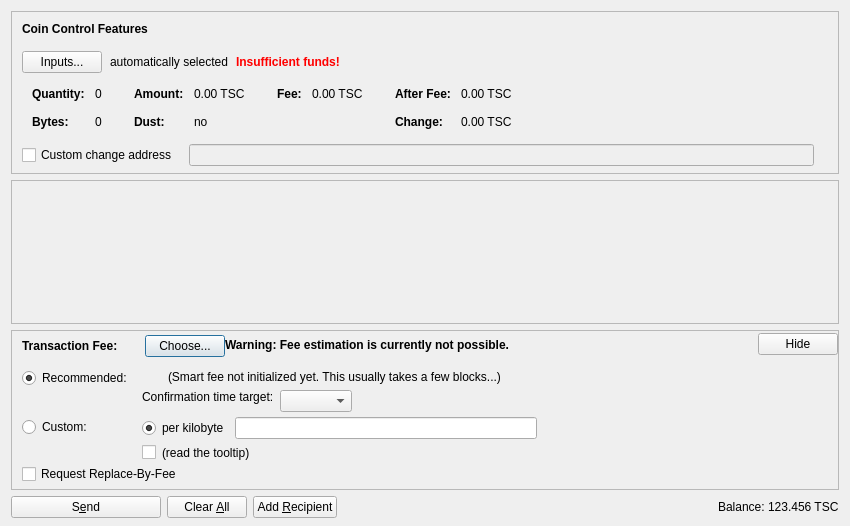
<?xml version="1.0" encoding="UTF-8"?>
<ui version="4.0">
 <class>SendCoinsDialog</class>
 <widget class="QDialog" name="SendCoinsDialog">
  <property name="geometry">
   <rect>
    <x>0</x>
    <y>0</y>
    <width>850</width>
    <height>526</height>
   </rect>
  </property>
  <property name="windowTitle">
   <string>Send Coins</string>
  </property>
  <layout class="QVBoxLayout" name="verticalLayout" stretch="0,1,0,0">
   <property name="bottomMargin">
    <number>8</number>
   </property>
   <item>
    <widget class="QFrame" name="frameCoinControl">
     <property name="sizePolicy">
      <sizepolicy hsizetype="Expanding" vsizetype="Expanding">
       <horstretch>0</horstretch>
       <verstretch>0</verstretch>
      </sizepolicy>
     </property>
     <property name="maximumSize">
      <size>
       <width>16777215</width>
       <height>16777215</height>
      </size>
     </property>
     <property name="frameShape">
      <enum>QFrame::StyledPanel</enum>
     </property>
     <property name="frameShadow">
      <enum>QFrame::Sunken</enum>
     </property>
     <layout class="QVBoxLayout" name="verticalLayoutCoinControl2">
      <property name="spacing">
       <number>0</number>
      </property>
      <property name="leftMargin">
       <number>0</number>
      </property>
      <property name="topMargin">
       <number>0</number>
      </property>
      <property name="rightMargin">
       <number>0</number>
      </property>
      <property name="bottomMargin">
       <number>6</number>
      </property>
      <item>
       <layout class="QVBoxLayout" name="verticalLayoutCoinControl" stretch="0,0,0,0,1">
        <property name="spacing">
         <number>0</number>
        </property>
        <property name="leftMargin">
         <number>10</number>
        </property>
        <property name="topMargin">
         <number>10</number>
        </property>
        <item>
         <layout class="QHBoxLayout" name="horizontalLayoutCoinControl1">
          <property name="bottomMargin">
           <number>15</number>
          </property>
          <item>
           <widget class="QLabel" name="labelCoinControlFeatures">
            <property name="sizePolicy">
             <sizepolicy hsizetype="Preferred" vsizetype="Maximum">
              <horstretch>0</horstretch>
              <verstretch>0</verstretch>
             </sizepolicy>
            </property>
            <property name="font">
             <font>
              <weight>75</weight>
              <bold>true</bold>
             </font>
            </property>
            <property name="styleSheet">
             <string notr="true">font-weight:bold;</string>
            </property>
            <property name="text">
             <string>Coin Control Features</string>
            </property>
           </widget>
          </item>
         </layout>
        </item>
        <item>
         <layout class="QHBoxLayout" name="horizontalLayoutCoinControl2" stretch="0,0,0,0">
          <property name="spacing">
           <number>8</number>
          </property>
          <property name="bottomMargin">
           <number>10</number>
          </property>
          <item>
           <widget class="QPushButton" name="pushButtonCoinControl">
            <property name="styleSheet">
             <string notr="true"/>
            </property>
            <property name="text">
             <string>Inputs...</string>
            </property>
            <property name="autoDefault">
             <bool>false</bool>
            </property>
           </widget>
          </item>
          <item>
           <widget class="QLabel" name="labelCoinControlAutomaticallySelected">
            <property name="text">
             <string>automatically selected</string>
            </property>
            <property name="margin">
             <number>5</number>
            </property>
           </widget>
          </item>
          <item>
           <widget class="QLabel" name="labelCoinControlInsuffFunds">
            <property name="font">
             <font>
              <weight>75</weight>
              <bold>true</bold>
             </font>
            </property>
            <property name="styleSheet">
             <string notr="true">color:red;font-weight:bold;</string>
            </property>
            <property name="text">
             <string>Insufficient funds!</string>
            </property>
            <property name="margin">
             <number>5</number>
            </property>
           </widget>
          </item>
          <item>
           <spacer name="horizontalSpacerCoinControl">
            <property name="orientation">
             <enum>Qt::Horizontal</enum>
            </property>
            <property name="sizeHint" stdset="0">
             <size>
              <width>40</width>
              <height>1</height>
             </size>
            </property>
           </spacer>
          </item>
         </layout>
        </item>
        <item>
         <widget class="QWidget" name="widgetCoinControl" native="true">
          <property name="sizePolicy">
           <sizepolicy hsizetype="Preferred" vsizetype="Preferred">
            <horstretch>0</horstretch>
            <verstretch>0</verstretch>
           </sizepolicy>
          </property>
          <property name="minimumSize">
           <size>
            <width>0</width>
            <height>0</height>
           </size>
          </property>
          <property name="styleSheet">
           <string notr="true"/>
          </property>
          <layout class="QHBoxLayout" name="horizontalLayoutCoinControl5">
           <property name="leftMargin">
            <number>0</number>
           </property>
           <property name="topMargin">
            <number>0</number>
           </property>
           <property name="rightMargin">
            <number>0</number>
           </property>
           <property name="bottomMargin">
            <number>0</number>
           </property>
           <item>
            <layout class="QHBoxLayout" name="horizontalLayoutCoinControl3" stretch="0,0,0,1">
             <property name="spacing">
              <number>20</number>
             </property>
             <property name="topMargin">
              <number>0</number>
             </property>
             <property name="bottomMargin">
              <number>10</number>
             </property>
             <item>
              <layout class="QFormLayout" name="formLayoutCoinControl1">
               <property name="horizontalSpacing">
                <number>10</number>
               </property>
               <property name="verticalSpacing">
                <number>14</number>
               </property>
               <property name="leftMargin">
                <number>10</number>
               </property>
               <property name="topMargin">
                <number>4</number>
               </property>
               <property name="rightMargin">
                <number>6</number>
               </property>
               <item row="0" column="0">
                <widget class="QLabel" name="labelCoinControlQuantityText">
                 <property name="font">
                  <font>
                   <weight>75</weight>
                   <bold>true</bold>
                  </font>
                 </property>
                 <property name="text">
                  <string>Quantity:</string>
                 </property>
                 <property name="margin">
                  <number>0</number>
                 </property>
                </widget>
               </item>
               <item row="0" column="1">
                <widget class="QLabel" name="labelCoinControlQuantity">
                 <property name="cursor">
                  <cursorShape>IBeamCursor</cursorShape>
                 </property>
                 <property name="contextMenuPolicy">
                  <enum>Qt::ActionsContextMenu</enum>
                 </property>
                 <property name="text">
                  <string notr="true">0</string>
                 </property>
                 <property name="margin">
                  <number>0</number>
                 </property>
                 <property name="textInteractionFlags">
                  <set>Qt::LinksAccessibleByMouse|Qt::TextSelectableByKeyboard|Qt::TextSelectableByMouse</set>
                 </property>
                </widget>
               </item>
               <item row="1" column="0">
                <widget class="QLabel" name="labelCoinControlBytesText">
                 <property name="font">
                  <font>
                   <weight>75</weight>
                   <bold>true</bold>
                  </font>
                 </property>
                 <property name="text">
                  <string>Bytes:</string>
                 </property>
                </widget>
               </item>
               <item row="1" column="1">
                <widget class="QLabel" name="labelCoinControlBytes">
                 <property name="cursor">
                  <cursorShape>IBeamCursor</cursorShape>
                 </property>
                 <property name="contextMenuPolicy">
                  <enum>Qt::ActionsContextMenu</enum>
                 </property>
                 <property name="text">
                  <string notr="true">0</string>
                 </property>
                 <property name="textInteractionFlags">
                  <set>Qt::LinksAccessibleByMouse|Qt::TextSelectableByKeyboard|Qt::TextSelectableByMouse</set>
                 </property>
                </widget>
               </item>
              </layout>
             </item>
             <item>
              <layout class="QFormLayout" name="formLayoutCoinControl2">
               <property name="horizontalSpacing">
                <number>10</number>
               </property>
               <property name="verticalSpacing">
                <number>14</number>
               </property>
               <property name="leftMargin">
                <number>6</number>
               </property>
               <property name="topMargin">
                <number>4</number>
               </property>
               <property name="rightMargin">
                <number>6</number>
               </property>
               <item row="0" column="0">
                <widget class="QLabel" name="labelCoinControlAmountText">
                 <property name="font">
                  <font>
                   <weight>75</weight>
                   <bold>true</bold>
                  </font>
                 </property>
                 <property name="text">
                  <string>Amount:</string>
                 </property>
                 <property name="margin">
                  <number>0</number>
                 </property>
                </widget>
               </item>
               <item row="0" column="1">
                <widget class="QLabel" name="labelCoinControlAmount">
                 <property name="cursor">
                  <cursorShape>IBeamCursor</cursorShape>
                 </property>
                 <property name="contextMenuPolicy">
                  <enum>Qt::ActionsContextMenu</enum>
                 </property>
                 <property name="text">
                  <string notr="true">0.00 TSC</string>
                 </property>
                 <property name="textInteractionFlags">
                  <set>Qt::LinksAccessibleByMouse|Qt::TextSelectableByKeyboard|Qt::TextSelectableByMouse</set>
                 </property>
                </widget>
               </item>
               <item row="1" column="0">
                <widget class="QLabel" name="labelCoinControlLowOutputText">
                 <property name="font">
                  <font>
                   <weight>75</weight>
                   <bold>true</bold>
                  </font>
                 </property>
                 <property name="text">
                  <string>Dust:</string>
                 </property>
                </widget>
               </item>
               <item row="1" column="1">
                <widget class="QLabel" name="labelCoinControlLowOutput">
                 <property name="cursor">
                  <cursorShape>IBeamCursor</cursorShape>
                 </property>
                 <property name="contextMenuPolicy">
                  <enum>Qt::ActionsContextMenu</enum>
                 </property>
                 <property name="text">
                  <string notr="true">no</string>
                 </property>
                 <property name="textInteractionFlags">
                  <set>Qt::LinksAccessibleByMouse|Qt::TextSelectableByKeyboard|Qt::TextSelectableByMouse</set>
                 </property>
                </widget>
               </item>
              </layout>
             </item>
             <item>
              <layout class="QFormLayout" name="formLayoutCoinControl3">
               <property name="horizontalSpacing">
                <number>10</number>
               </property>
               <property name="verticalSpacing">
                <number>14</number>
               </property>
               <property name="leftMargin">
                <number>6</number>
               </property>
               <property name="topMargin">
                <number>4</number>
               </property>
               <property name="rightMargin">
                <number>6</number>
               </property>
               <item row="0" column="0">
                <widget class="QLabel" name="labelCoinControlFeeText">
                 <property name="font">
                  <font>
                   <weight>75</weight>
                   <bold>true</bold>
                  </font>
                 </property>
                 <property name="text">
                  <string>Fee:</string>
                 </property>
                 <property name="margin">
                  <number>0</number>
                 </property>
                </widget>
               </item>
               <item row="0" column="1">
                <widget class="QLabel" name="labelCoinControlFee">
                 <property name="cursor">
                  <cursorShape>IBeamCursor</cursorShape>
                 </property>
                 <property name="contextMenuPolicy">
                  <enum>Qt::ActionsContextMenu</enum>
                 </property>
                 <property name="text">
                  <string notr="true">0.00 TSC</string>
                 </property>
                 <property name="textInteractionFlags">
                  <set>Qt::LinksAccessibleByMouse|Qt::TextSelectableByKeyboard|Qt::TextSelectableByMouse</set>
                 </property>
                </widget>
               </item>
              </layout>
             </item>
             <item>
              <layout class="QFormLayout" name="formLayoutCoinControl4">
               <property name="horizontalSpacing">
                <number>10</number>
               </property>
               <property name="verticalSpacing">
                <number>14</number>
               </property>
               <property name="leftMargin">
                <number>6</number>
               </property>
               <property name="topMargin">
                <number>4</number>
               </property>
               <property name="rightMargin">
                <number>6</number>
               </property>
               <item row="0" column="0">
                <widget class="QLabel" name="labelCoinControlAfterFeeText">
                 <property name="font">
                  <font>
                   <weight>75</weight>
                   <bold>true</bold>
                  </font>
                 </property>
                 <property name="text">
                  <string>After Fee:</string>
                 </property>
                 <property name="margin">
                  <number>0</number>
                 </property>
                </widget>
               </item>
               <item row="0" column="1">
                <widget class="QLabel" name="labelCoinControlAfterFee">
                 <property name="cursor">
                  <cursorShape>IBeamCursor</cursorShape>
                 </property>
                 <property name="contextMenuPolicy">
                  <enum>Qt::ActionsContextMenu</enum>
                 </property>
                 <property name="text">
                  <string notr="true">0.00 TSC</string>
                 </property>
                 <property name="textInteractionFlags">
                  <set>Qt::LinksAccessibleByMouse|Qt::TextSelectableByKeyboard|Qt::TextSelectableByMouse</set>
                 </property>
                </widget>
               </item>
               <item row="1" column="0">
                <widget class="QLabel" name="labelCoinControlChangeText">
                 <property name="font">
                  <font>
                   <weight>75</weight>
                   <bold>true</bold>
                  </font>
                 </property>
                 <property name="text">
                  <string>Change:</string>
                 </property>
                </widget>
               </item>
               <item row="1" column="1">
                <widget class="QLabel" name="labelCoinControlChange">
                 <property name="cursor">
                  <cursorShape>IBeamCursor</cursorShape>
                 </property>
                 <property name="contextMenuPolicy">
                  <enum>Qt::ActionsContextMenu</enum>
                 </property>
                 <property name="text">
                  <string notr="true">0.00 TSC</string>
                 </property>
                 <property name="textInteractionFlags">
                  <set>Qt::LinksAccessibleByMouse|Qt::TextSelectableByKeyboard|Qt::TextSelectableByMouse</set>
                 </property>
                </widget>
               </item>
              </layout>
             </item>
            </layout>
           </item>
          </layout>
         </widget>
        </item>
        <item>
         <layout class="QHBoxLayout" name="horizontalLayoutCoinControl4" stretch="0,0,0">
          <property name="spacing">
           <number>12</number>
          </property>
          <property name="sizeConstraint">
           <enum>QLayout::SetDefaultConstraint</enum>
          </property>
          <property name="topMargin">
           <number>5</number>
          </property>
          <property name="rightMargin">
           <number>5</number>
          </property>
          <item>
           <widget class="QCheckBox" name="checkBoxCoinControlChange">
            <property name="toolTip">
             <string>If this is activated, but the change address is empty or invalid, change will be sent to a newly generated address.</string>
            </property>
            <property name="text">
             <string>Custom change address</string>
            </property>
           </widget>
          </item>
          <item>
           <widget class="QValidatedLineEdit" name="lineEditCoinControlChange">
            <property name="enabled">
             <bool>false</bool>
            </property>
            <property name="sizePolicy">
             <sizepolicy hsizetype="Expanding" vsizetype="Fixed">
              <horstretch>0</horstretch>
              <verstretch>0</verstretch>
             </sizepolicy>
            </property>
           </widget>
          </item>
          <item>
           <widget class="QLabel" name="labelCoinControlChangeLabel">
            <property name="sizePolicy">
             <sizepolicy hsizetype="Preferred" vsizetype="Expanding">
              <horstretch>0</horstretch>
              <verstretch>0</verstretch>
             </sizepolicy>
            </property>
            <property name="minimumSize">
             <size>
              <width>0</width>
              <height>0</height>
             </size>
            </property>
            <property name="text">
             <string/>
            </property>
            <property name="margin">
             <number>3</number>
            </property>
           </widget>
          </item>
         </layout>
        </item>
        <item>
         <spacer name="verticalSpacerCoinControl">
          <property name="orientation">
           <enum>Qt::Vertical</enum>
          </property>
          <property name="sizeHint" stdset="0">
           <size>
            <width>800</width>
            <height>1</height>
           </size>
          </property>
         </spacer>
        </item>
       </layout>
      </item>
     </layout>
    </widget>
   </item>
   <item>
    <widget class="QScrollArea" name="scrollArea">
     <property name="widgetResizable">
      <bool>true</bool>
     </property>
     <widget class="QWidget" name="scrollAreaWidgetContents">
      <property name="geometry">
       <rect>
        <x>0</x>
        <y>0</y>
        <width>830</width>
        <height>104</height>
       </rect>
      </property>
      <layout class="QVBoxLayout" name="verticalLayout_2" stretch="0,1">
       <property name="leftMargin">
        <number>0</number>
       </property>
       <property name="topMargin">
        <number>0</number>
       </property>
       <property name="rightMargin">
        <number>0</number>
       </property>
       <property name="bottomMargin">
        <number>0</number>
       </property>
       <item>
        <layout class="QVBoxLayout" name="entries">
         <property name="spacing">
          <number>6</number>
         </property>
        </layout>
       </item>
       <item>
        <spacer name="verticalSpacer">
         <property name="orientation">
          <enum>Qt::Vertical</enum>
         </property>
         <property name="sizeHint" stdset="0">
          <size>
           <width>20</width>
           <height>40</height>
          </size>
         </property>
        </spacer>
       </item>
      </layout>
     </widget>
    </widget>
   </item>
   <item>
    <widget class="QFrame" name="frameFee">
     <property name="sizePolicy">
      <sizepolicy hsizetype="Expanding" vsizetype="Expanding">
       <horstretch>0</horstretch>
       <verstretch>0</verstretch>
      </sizepolicy>
     </property>
     <property name="maximumSize">
      <size>
       <width>16777215</width>
       <height>16777215</height>
      </size>
     </property>
     <property name="frameShape">
      <enum>QFrame::StyledPanel</enum>
     </property>
     <property name="frameShadow">
      <enum>QFrame::Sunken</enum>
     </property>
     <layout class="QVBoxLayout" name="verticalLayoutFee1">
      <property name="spacing">
       <number>0</number>
      </property>
      <property name="leftMargin">
       <number>0</number>
      </property>
      <property name="topMargin">
       <number>0</number>
      </property>
      <property name="rightMargin">
       <number>0</number>
      </property>
      <property name="bottomMargin">
       <number>0</number>
      </property>
      <item>
       <layout class="QVBoxLayout" name="verticalLayoutFee2" stretch="0,0,0">
        <property name="spacing">
         <number>0</number>
        </property>
        <property name="leftMargin">
         <number>10</number>
        </property>
        <property name="topMargin">
         <number>0</number>
        </property>
        <item>
         <layout class="QHBoxLayout" name="horizontalLayoutFee1">
          <property name="bottomMargin">
           <number>0</number>
          </property>
          <item>
           <layout class="QVBoxLayout" name="verticalLayoutFee7">
            <property name="spacing">
             <number>0</number>
            </property>
            <item>
             <spacer name="verticalSpacerSmartFee">
              <property name="orientation">
               <enum>Qt::Vertical</enum>
              </property>
              <property name="sizeType">
               <enum>QSizePolicy::Fixed</enum>
              </property>
              <property name="sizeHint" stdset="0">
               <size>
                <width>1</width>
                <height>4</height>
               </size>
              </property>
             </spacer>
            </item>
            <item>
             <layout class="QHBoxLayout" name="horizontalLayoutSmartFee">
              <property name="spacing">
               <number>10</number>
              </property>
              <item>
               <widget class="QLabel" name="labelFeeHeadline">
                <property name="sizePolicy">
                 <sizepolicy hsizetype="Preferred" vsizetype="Maximum">
                  <horstretch>0</horstretch>
                  <verstretch>0</verstretch>
                 </sizepolicy>
                </property>
                <property name="font">
                 <font>
                  <weight>75</weight>
                  <bold>true</bold>
                 </font>
                </property>
                <property name="styleSheet">
                 <string notr="true">font-weight:bold;</string>
                </property>
                <property name="text">
                 <string>Transaction Fee:</string>
                </property>
               </widget>
              </item>
              <item>
               <widget class="QLabel" name="labelFeeMinimized">
                <property name="text">
                 <string/>
                </property>
               </widget>
              </item>
              <item>
               <widget class="QPushButton" name="buttonChooseFee">
                <property name="text">
                 <string>Choose...</string>
                </property>
               </widget>
              </item>
             </layout>
            </item>
            <item>
             <spacer name="verticalSpacer_5">
              <property name="orientation">
               <enum>Qt::Vertical</enum>
              </property>
              <property name="sizeHint" stdset="0">
               <size>
                <width>1</width>
                <height>1</height>
               </size>
              </property>
             </spacer>
            </item>
           </layout>
          </item>
          <item>
           <widget class="QLabel" name="fallbackFeeWarningLabel">
            <property name="toolTip">
             <string>Using the fallbackfee can result in sending a transaction that will take several hours or days (or never) to confirm. Consider choosing your fee manually or wait until you have validated the complete chain.</string>
            </property>
            <property name="font">
            <font>
                <weight>75</weight>
                <bold>true</bold>
            </font>
            </property>
            <property name="text">
             <string>Warning: Fee estimation is currently not possible.</string>
            </property>
            <property name="wordWrap">
             <bool>false</bool>
            </property>
           </widget>
          </item>
          <item>
           <spacer name="horizontalSpacer_4">
            <property name="orientation">
             <enum>Qt::Horizontal</enum>
            </property>
            <property name="sizeType">
             <enum>QSizePolicy::MinimumExpanding</enum>
            </property>
            <property name="sizeHint" stdset="0">
             <size>
              <width>40</width>
              <height>20</height>
             </size>
            </property>
           </spacer>
          </item>
          <item>
           <widget class="QPushButton" name="buttonMinimizeFee">
            <property name="toolTip">
             <string>collapse fee-settings</string>
            </property>
            <property name="text">
             <string>Hide</string>
            </property>
           </widget>
          </item>
         </layout>
        </item>
        <item>
         <widget class="QFrame" name="frameFeeSelection">
          <layout class="QVBoxLayout" name="verticalLayoutFee12">
           <property name="spacing">
            <number>0</number>
           </property>
           <property name="leftMargin">
            <number>0</number>
           </property>
           <property name="topMargin">
            <number>0</number>
           </property>
           <property name="rightMargin">
            <number>0</number>
           </property>
           <property name="bottomMargin">
            <number>0</number>
           </property>
           <item>
            <layout class="QGridLayout" name="gridLayoutFee">
             <property name="topMargin">
              <number>10</number>
             </property>
             <property name="bottomMargin">
              <number>4</number>
             </property>
             <property name="horizontalSpacing">
              <number>10</number>
             </property>
             <property name="verticalSpacing">
              <number>4</number>
             </property>
             <item row="1" column="1">
              <layout class="QVBoxLayout" name="verticalLayoutFee8">
               <property name="spacing">
                <number>6</number>
               </property>
               <item>
                <layout class="QHBoxLayout" name="horizontalLayoutFee13">
                 <item>
                  <widget class="QRadioButton" name="radioCustomPerKilobyte">
                   <property name="toolTip">
                    <string>If the custom fee is set to 1000 satoshis and the transaction is only 250 bytes, then &quot;per kilobyte&quot; only pays 250 satoshis in fee, while &quot;total at least&quot; pays 1000 satoshis. For transactions bigger than a kilobyte both pay by kilobyte.</string>
                   </property>
                   <property name="text">
                    <string>per kilobyte</string>
                   </property>
                   <property name="checked">
                    <bool>true</bool>
                   </property>
                   <attribute name="buttonGroup">
                    <string notr="true">groupCustomFee</string>
                   </attribute>
                  </widget>
                 </item>
                 <item>
                  <widget class="BitcoinAmountField" name="customFee"/>
                 </item>
                 <item>
                  <spacer name="horizontalSpacer_6">
                   <property name="orientation">
                    <enum>Qt::Horizontal</enum>
                   </property>
                   <property name="sizeHint" stdset="0">
                    <size>
                     <width>1</width>
                     <height>1</height>
                    </size>
                   </property>
                  </spacer>
                 </item>
                </layout>
               </item>
               <item>
                <layout class="QHBoxLayout" name="horizontalLayoutFee8">
                 <item>
                  <widget class="QCheckBox" name="checkBoxMinimumFee">
                   <property name="toolTip">
                    <string>Paying only the minimum fee is just fine as long as there is less transaction volume than space in the blocks. But be aware that this can end up in a never confirming transaction once there is more demand for testcoin transactions than the network can process.</string>
                   </property>
                   <property name="text">
                    <string/>
                   </property>
                  </widget>
                 </item>
                 <item>
                  <widget class="QLabel" name="labelMinFeeWarning">
                   <property name="enabled">
                    <bool>true</bool>
                   </property>
                   <property name="toolTip">
                    <string>Paying only the minimum fee is just fine as long as there is less transaction volume than space in the blocks. But be aware that this can end up in a never confirming transaction once there is more demand for testcoin transactions than the network can process.</string>
                   </property>
                   <property name="text">
                    <string>(read the tooltip)</string>
                   </property>
                   <property name="margin">
                    <number>5</number>
                   </property>
                  </widget>
                 </item>
                 <item>
                  <spacer name="horizontalSpacer_2">
                   <property name="orientation">
                    <enum>Qt::Horizontal</enum>
                   </property>
                   <property name="sizeHint" stdset="0">
                    <size>
                     <width>1</width>
                     <height>1</height>
                    </size>
                   </property>
                  </spacer>
                 </item>
                </layout>
               </item>
              </layout>
             </item>
             <item row="0" column="0">
              <layout class="QVBoxLayout" name="verticalLayoutFee4" stretch="0,1">
               <item>
                <widget class="QRadioButton" name="radioSmartFee">
                 <property name="text">
                  <string>Recommended:</string>
                 </property>
                 <property name="checked">
                  <bool>true</bool>
                 </property>
                 <attribute name="buttonGroup">
                  <string notr="true">groupFee</string>
                 </attribute>
                </widget>
               </item>
               <item>
                <spacer name="verticalSpacer_2">
                 <property name="orientation">
                  <enum>Qt::Vertical</enum>
                 </property>
                 <property name="sizeHint" stdset="0">
                  <size>
                   <width>1</width>
                   <height>1</height>
                  </size>
                 </property>
                </spacer>
               </item>
              </layout>
             </item>
             <item row="1" column="0">
              <layout class="QVBoxLayout" name="verticalLayoutFee9" stretch="0,1">
               <item>
                <widget class="QRadioButton" name="radioCustomFee">
                 <property name="text">
                  <string>Custom:</string>
                 </property>
                 <attribute name="buttonGroup">
                  <string notr="true">groupFee</string>
                 </attribute>
                </widget>
               </item>
               <item>
                <spacer name="verticalSpacer_6">
                 <property name="orientation">
                  <enum>Qt::Vertical</enum>
                 </property>
                 <property name="sizeHint" stdset="0">
                  <size>
                   <width>1</width>
                   <height>1</height>
                  </size>
                 </property>
                </spacer>
               </item>
              </layout>
             </item>
             <item row="0" column="1">
              <layout class="QVBoxLayout" name="verticalLayoutFee3" stretch="0,0,1">
               <property name="spacing">
                <number>6</number>
               </property>
               <property name="topMargin">
                <number>2</number>
               </property>
               <item>
                <layout class="QHBoxLayout" name="horizontalLayoutFee12">
                 <item>
                  <widget class="QLabel" name="labelSmartFee">
                   <property name="text">
                    <string/>
                   </property>
                   <property name="margin">
                    <number>2</number>
                   </property>
                  </widget>
                 </item>
                 <item>
                  <widget class="QLabel" name="labelFeeEstimation">
                   <property name="text">
                    <string/>
                   </property>
                  </widget>
                 </item>
                 <item>
                  <widget class="QLabel" name="labelSmartFee2">
                   <property name="text">
                    <string>(Smart fee not initialized yet. This usually takes a few blocks...)</string>
                   </property>
                   <property name="margin">
                    <number>2</number>
                   </property>
                  </widget>
                 </item>
                 <item>
                  <spacer name="horizontalSpacer_5">
                   <property name="orientation">
                    <enum>Qt::Horizontal</enum>
                   </property>
                   <property name="sizeHint" stdset="0">
                    <size>
                     <width>1</width>
                     <height>1</height>
                    </size>
                   </property>
                  </spacer>
                 </item>
                </layout>
               </item>
               <item>
                <layout class="QHBoxLayout" name="horizontalLayoutFee9">
                 <item>
                  <layout class="QVBoxLayout" name="verticalLayoutFee6">
                   <item>
                    <widget class="QLabel" name="labelSmartFee3">
                     <property name="text">
                      <string>Confirmation time target:</string>
                     </property>
                     <property name="margin">
                      <number>2</number>
                     </property>
                    </widget>
                   </item>
                   <item>
                    <spacer name="verticalSpacer_3">
                     <property name="orientation">
                      <enum>Qt::Vertical</enum>
                     </property>
                     <property name="sizeHint" stdset="0">
                      <size>
                       <width>1</width>
                       <height>1</height>
                      </size>
                     </property>
                    </spacer>
                   </item>
                  </layout>
                 </item>
                 <item>
                  <layout class="QVBoxLayout" name="verticalLayoutFee5">
                   <property name="rightMargin">
                    <number>30</number>
                   </property>
                   <item>
                    <layout class="QHBoxLayout" name="horizontalLayoutConfTarget">
                     <property name="bottomMargin">
                      <number>0</number>
                     </property>
                     <item>
                      <widget class="QComboBox" name="confTargetSelector"/>
                     </item>
                     <item>
                      <spacer name="horizontalSpacerConfTarget">
                       <property name="orientation">
                        <enum>Qt::Horizontal</enum>
                       </property>
                       <property name="sizeHint" stdset="0">
                        <size>
                         <width>40</width>
                         <height>20</height>
                        </size>
                       </property>
                      </spacer>
                     </item>
                    </layout>
                   </item>
                  </layout>
                 </item>
                </layout>
               </item>
               <item>
                <spacer name="verticalSpacer_4">
                 <property name="orientation">
                  <enum>Qt::Vertical</enum>
                 </property>
                 <property name="sizeHint" stdset="0">
                  <size>
                   <width>1</width>
                   <height>1</height>
                  </size>
                 </property>
                </spacer>
               </item>
              </layout>
             </item>
            </layout>
           </item>
           <item>
            <widget class="QCheckBox" name="optInRBF">
             <property name="text">
              <string>Request Replace-By-Fee</string>
             </property>
             <property name="toolTip">
              <string>Indicates that the sender may wish to replace this transaction with a new one paying higher fees (prior to being confirmed).</string>
             </property>
            </widget>
           </item>
          </layout>
         </widget>
        </item>
        <item>
         <spacer name="verticalSpacerFee">
          <property name="orientation">
           <enum>Qt::Vertical</enum>
          </property>
          <property name="sizeHint" stdset="0">
           <size>
            <width>40</width>
            <height>5</height>
           </size>
          </property>
         </spacer>
        </item>
       </layout>
      </item>
     </layout>
    </widget>
   </item>
   <item>
    <layout class="QHBoxLayout" name="horizontalLayout">
     <item>
      <widget class="QPushButton" name="sendButton">
       <property name="minimumSize">
        <size>
         <width>150</width>
         <height>0</height>
        </size>
       </property>
       <property name="toolTip">
        <string>Confirm the send action</string>
       </property>
       <property name="text">
        <string>S&amp;end</string>
       </property>
       <property name="icon">
        <iconset resource="../bitcoin.qrc">
         <normaloff>:/icons/send</normaloff>:/icons/send</iconset>
       </property>
       <property name="autoDefault">
        <bool>false</bool>
       </property>
       <property name="default">
        <bool>false</bool>
       </property>
      </widget>
     </item>
     <item>
      <widget class="QPushButton" name="clearButton">
       <property name="sizePolicy">
        <sizepolicy hsizetype="Minimum" vsizetype="Fixed">
         <horstretch>0</horstretch>
         <verstretch>0</verstretch>
        </sizepolicy>
       </property>
       <property name="toolTip">
        <string>Clear all fields of the form.</string>
       </property>
       <property name="text">
        <string>Clear &amp;All</string>
       </property>
       <property name="icon">
        <iconset resource="../bitcoin.qrc">
         <normaloff>:/icons/remove</normaloff>:/icons/remove</iconset>
       </property>
       <property name="autoDefault">
        <bool>false</bool>
       </property>
      </widget>
     </item>
     <item>
      <widget class="QPushButton" name="addButton">
       <property name="toolTip">
        <string>Send to multiple recipients at once</string>
       </property>
       <property name="text">
        <string>Add &amp;Recipient</string>
       </property>
       <property name="icon">
        <iconset resource="../bitcoin.qrc">
         <normaloff>:/icons/add</normaloff>:/icons/add</iconset>
       </property>
       <property name="autoDefault">
        <bool>false</bool>
       </property>
      </widget>
     </item>
     <item>
      <spacer name="horizontalSpacer">
       <property name="orientation">
        <enum>Qt::Horizontal</enum>
       </property>
       <property name="sizeHint" stdset="0">
        <size>
         <width>40</width>
         <height>20</height>
        </size>
       </property>
      </spacer>
     </item>
     <item>
      <layout class="QHBoxLayout" name="horizontalLayout_2">
       <property name="spacing">
        <number>3</number>
       </property>
       <item>
        <widget class="QLabel" name="label">
         <property name="sizePolicy">
          <sizepolicy hsizetype="Preferred" vsizetype="Fixed">
           <horstretch>0</horstretch>
           <verstretch>0</verstretch>
          </sizepolicy>
         </property>
         <property name="text">
          <string>Balance:</string>
         </property>
        </widget>
       </item>
       <item>
        <widget class="QLabel" name="labelBalance">
         <property name="sizePolicy">
          <sizepolicy hsizetype="Preferred" vsizetype="Fixed">
           <horstretch>0</horstretch>
           <verstretch>0</verstretch>
          </sizepolicy>
         </property>
         <property name="cursor">
          <cursorShape>IBeamCursor</cursorShape>
         </property>
         <property name="text">
          <string notr="true">123.456 TSC</string>
         </property>
         <property name="textInteractionFlags">
          <set>Qt::LinksAccessibleByMouse|Qt::TextSelectableByKeyboard|Qt::TextSelectableByMouse</set>
         </property>
        </widget>
       </item>
      </layout>
     </item>
    </layout>
   </item>
  </layout>
 </widget>
 <customwidgets>
  <customwidget>
   <class>QValidatedLineEdit</class>
   <extends>QLineEdit</extends>
   <header>qvalidatedlineedit.h</header>
  </customwidget>
  <customwidget>
   <class>BitcoinAmountField</class>
   <extends>QLineEdit</extends>
   <header>bitcoinamountfield.h</header>
   <container>1</container>
  </customwidget>
 </customwidgets>
 <resources>
  <include location="../bitcoin.qrc"/>
 </resources>
 <connections/>
 <buttongroups>
  <buttongroup name="groupFee"/>
  <buttongroup name="groupCustomFee"/>
 </buttongroups>
</ui>
